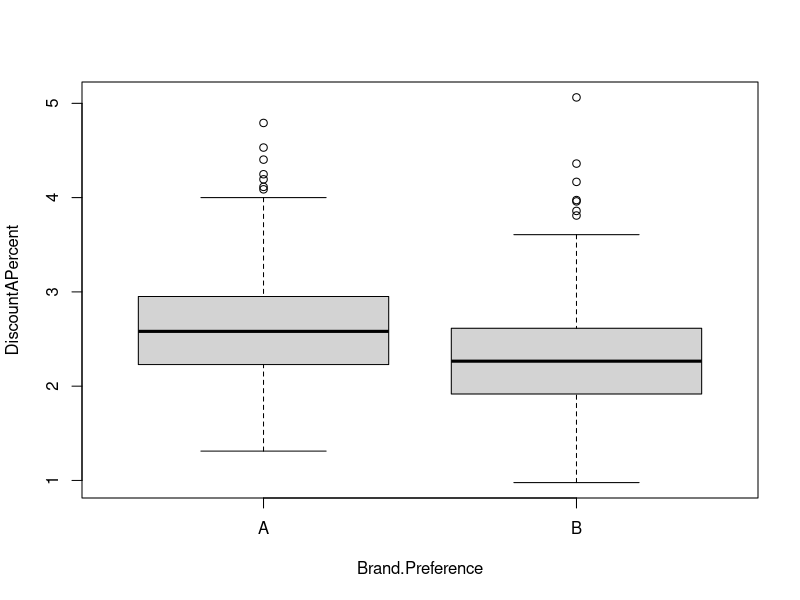
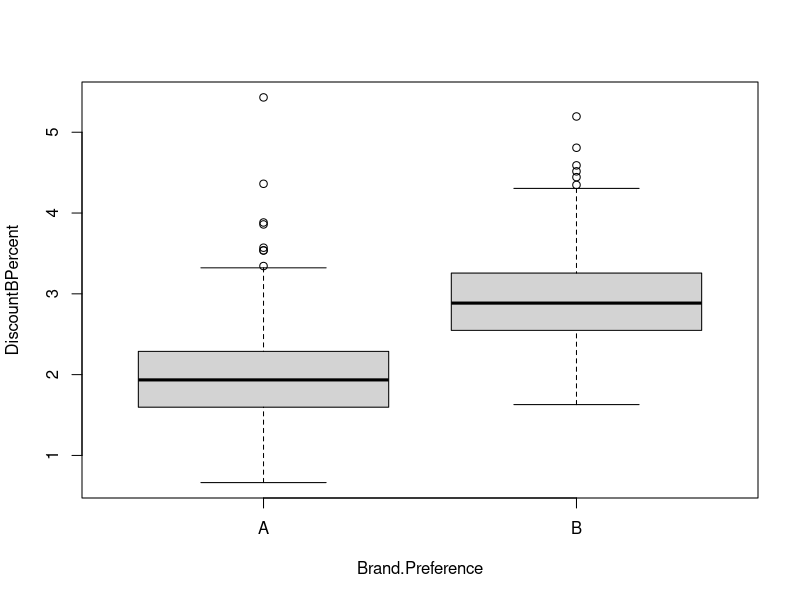
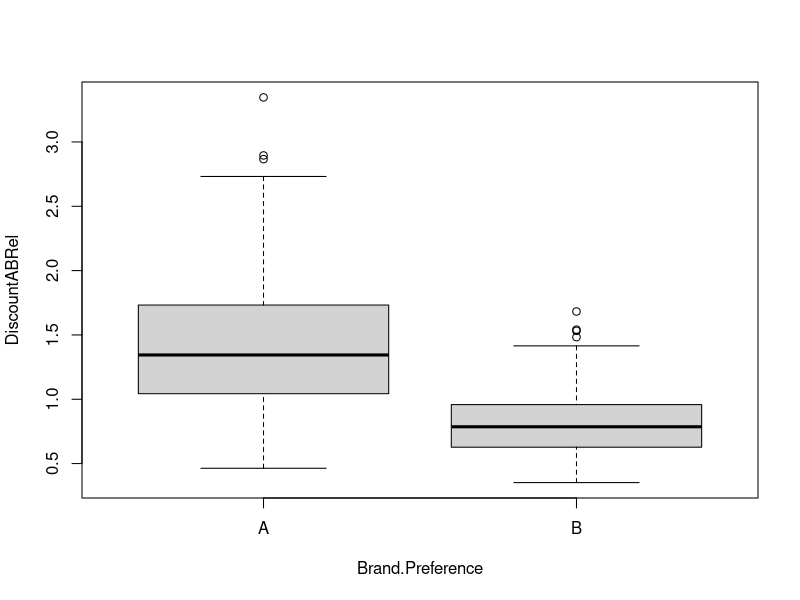
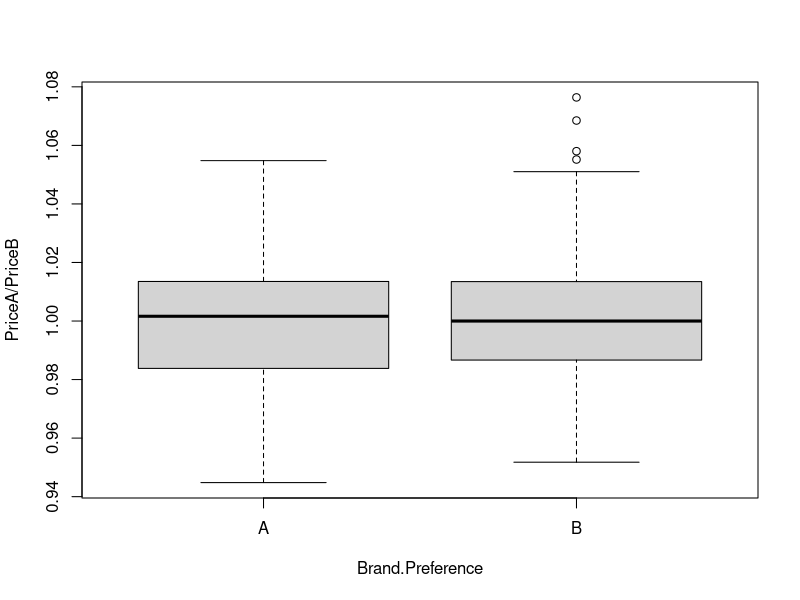
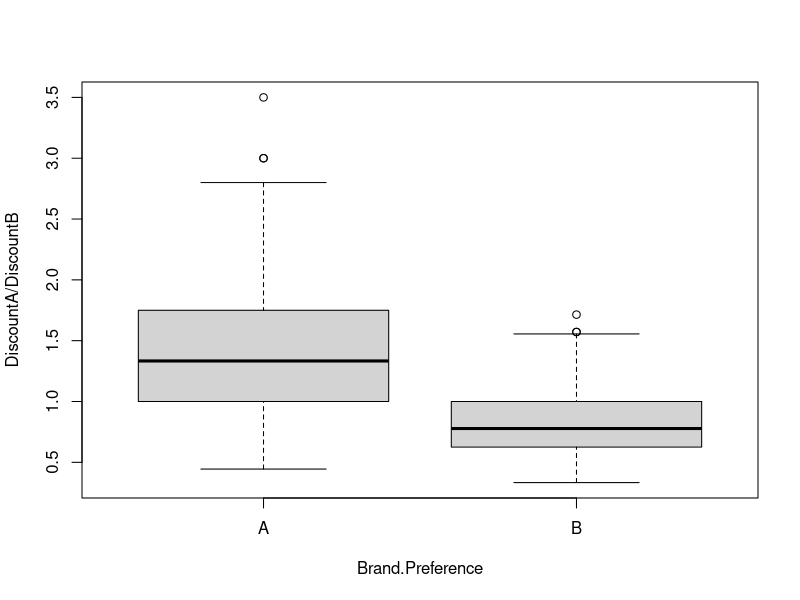
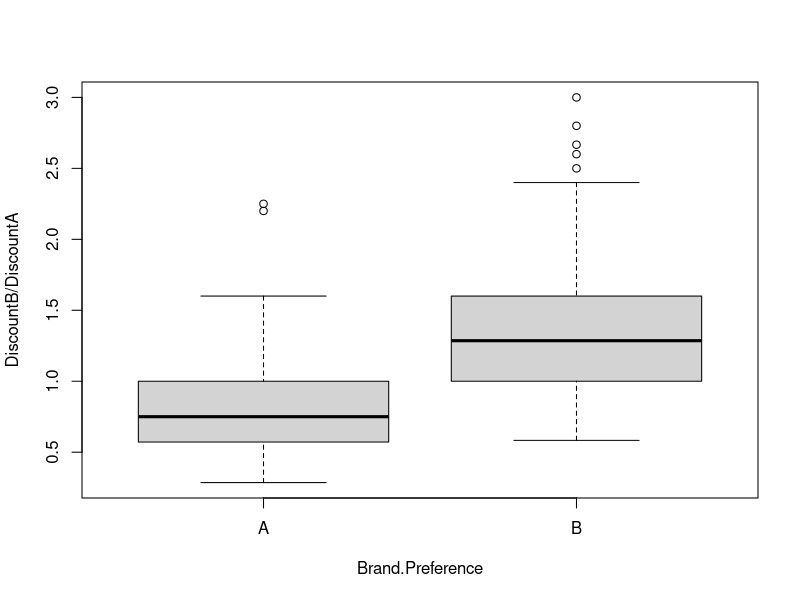
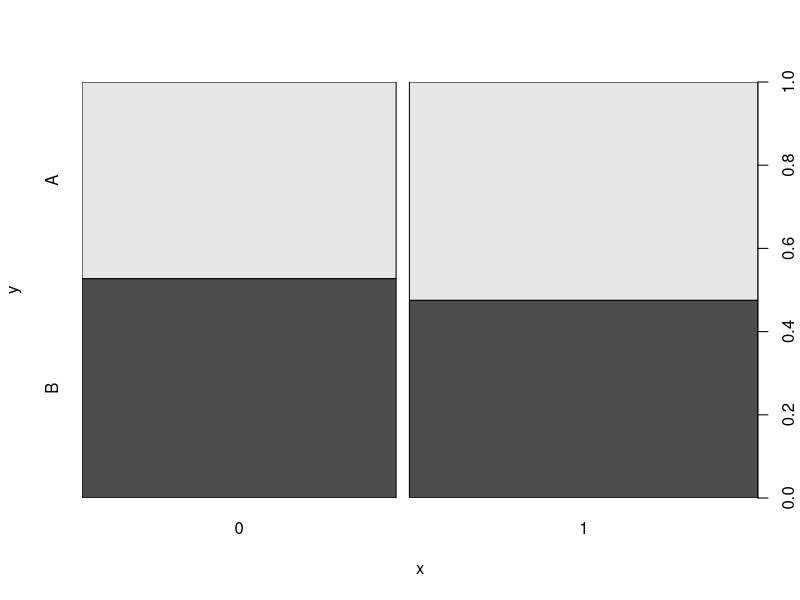
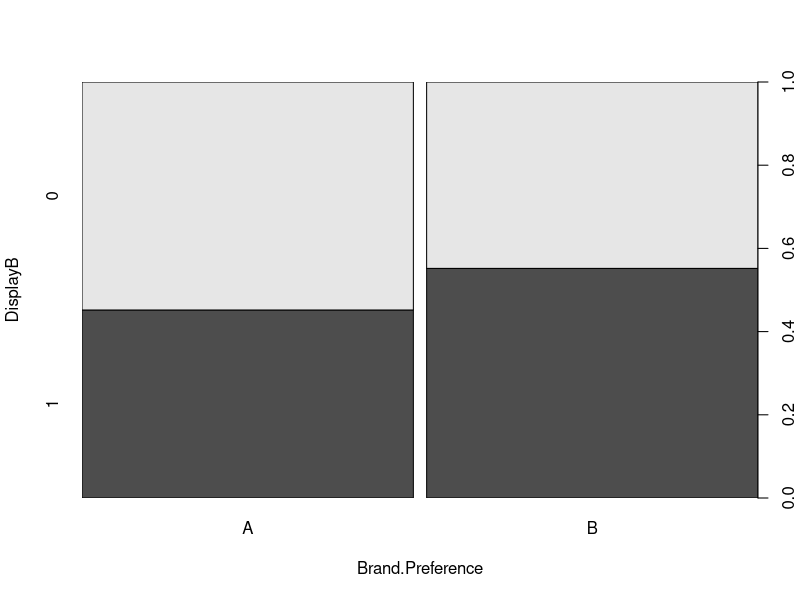

The R script that drew these images, in order:
setwd("C:/Users/galyech/OneDrive - Microsoft/Personal/MBA/R") # change this directory to your working directory

#Installing packages

#install.packages('party')
#install.packages('forecast')
#install.packages('caret') # this is the relevant ml package
#install.packages('e1071', dependencies=TRUE) 
library(caret)
library('e1071')
library(forecast)
library(party)

# READ DB
mydf <-  read.csv("Cereal.csv") 

# preprocess , thoughts and stuff:
# DisplayA and DisplayB should be categorials / factor because they are boolean
# maybe we want to know how much the discount percentage is meaningful for the customer. 
# ie: PriceA+DiscountA is the real price. DiscountA/(PriceA+DiscountA) for example is 10% but for B is 20% 
# so the customer prefers B.

# factoring DisplayA and DisplayB
mydf$DisplayA= factor(mydf$DisplayA)
mydf$DisplayB= factor(mydf$DisplayB)
mydf$Brand.Preference=   factor(mydf$Brand.Preference)

# adding new column for how much the discount was meaningful 
mydf$DiscountAPercent=as.numeric(format(round(mydf$DiscountA/(mydf$DiscountA+mydf$PriceA)*100, 3)))
mydf$DiscountBPercent=as.numeric(format(round(mydf$DiscountB/(mydf$DiscountB+mydf$PriceB)*100, 3)))


## relation between DiscountAPercent and Brand.Preference
# we want to understand if theres a connection between the discount and the preference
plot(DiscountAPercent ~ Brand.Preference , data = mydf)

plot(DiscountBPercent ~ Brand.Preference , data = mydf)
#conclusion - when the discount for B is higher- customer buy more B. 

mydf$DiscountABRel=as.numeric(format(mydf$DiscountAPercent/mydf$DiscountBPercent))
plot(DiscountABRel ~ Brand.Preference , data = mydf)

# The prices are quite similar so does the preference 
plot(PriceA/PriceB ~ Brand.Preference, data = mydf)

# The more the discount of A is larger than B, then Customers prefer A over B
plot(DiscountA/DiscountB ~ Brand.Preference, data = mydf)
# And vice versa
plot(DiscountB/DiscountA ~ Brand.Preference, data = mydf)

# How is the sales shelf display affect preference?
plot(mydf$DisplayA , mydf$Brand.Preference )


plot(DisplayB ~ Brand.Preference, data = mydf)


# The price doesn`t affect much of the display in sales shelf
plot(PriceA ~ DisplayA, data = mydf)

# The price doesn`t affect much of the display in sales shelf
plot(PriceB ~ DisplayB, data = mydf)

# The discount percentage of A doesnt affect the displayA
plot(DiscountAPercent ~ DisplayA, data = mydf)

# The discount percentage of B a little bit affect the display B
plot(DiscountBPercent ~ DisplayB, data = mydf)


# The price doesn`t affect much of the display in sales shelf
plot(DisplayB ~ DisplayA, data = mydf)

# Loyalty affects preferences.. no shit
plot(LoyaltyA ~ Brand.Preference, data = mydf)
plot(LoyaltyB ~ Brand.Preference, data = mydf)


mydf$Brand.Preference<- ifelse(mydf$Brand.Preference == "A" , 1,0)
plot(DisplayA ~ Brand.Preference, data = mydf)
